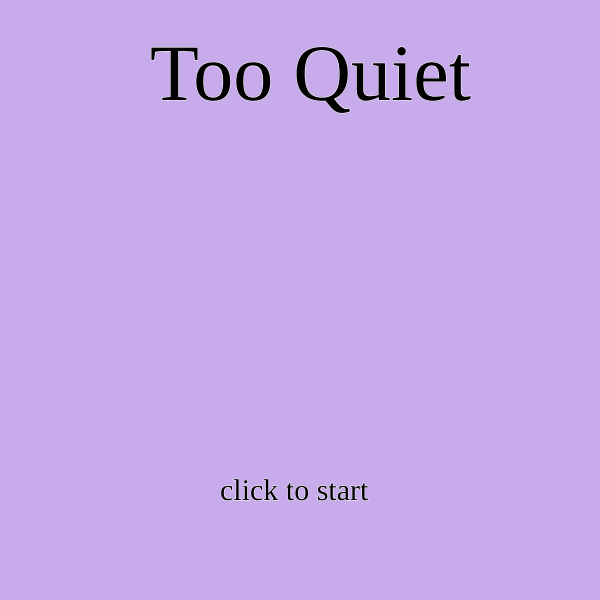
Frame 1 (no input)
Frame 60 (no input): identical to frame 1, image omitted
Frame 120 (the mouse pressed at the canvas centre since frame 60): identical to frame 1, image omitted

The p5.js sketch that drew this single still picture (run headless with seeded random() and noise() and a simulated clock; from frame 60 on, the mouse is pressed at the canvas centre):

// p5.js sketch
// ── sketch.js
'use strict';



let state = 'title';
let cnv;
let points = 0;



function setup() {
  cnv = createCanvas(600, 600);
  
  textFont('fantasy');
}

function draw() {
  
  switch (state){
      
    case 'title':
    title();
    cnv.mouseClicked(titleMouseClicked); 
    break;
    
    case 'level 1':
    level1();
    cnv.mouseClicked(level1MouseClicked); 
    break;
    case 'you win':
      youWin();
      cnv.mouseClicked(youWinMouseClicked);
      break;
      
      text('score =' + score, 100, 200)
    
    
    default:
      break; 
  }
  
}

function title(){
    background(200, 171, 235);
  textSize(80);
  stroke(255);
  text('Too Quiet', 150,100);
  
  textSize(30);
  text('click to start', 220,500);
}

function titleMouseClicked(){
  console.log('canvas is clicked on title page');
  state ='level 1'
}



function level1(){
  background(89, 36, 181);
  text('click for points', 0, height - 30);
}

function level1MouseClicked(){
  
  
  points += 1;
console.log('points = ' + points);
  
  if (points >= 5) {
    state = 'you win';  
  }
  
}

function youWin(){
  background(200, 171, 235);
  textSize(80);
  stroke(255);
  text('YOU WIN', 150, 100);
  
  textSize(30);
  text('click to restart', 200,500);
  
}

function youWinMouseClicked(){
  state = 'level 1'
  points = 0;
}
// ── style.css
html, body {
  margin: 0;
  padding: 0;
}


canvas {
  display: block;
  margin:50px auto 50px auto;
}
